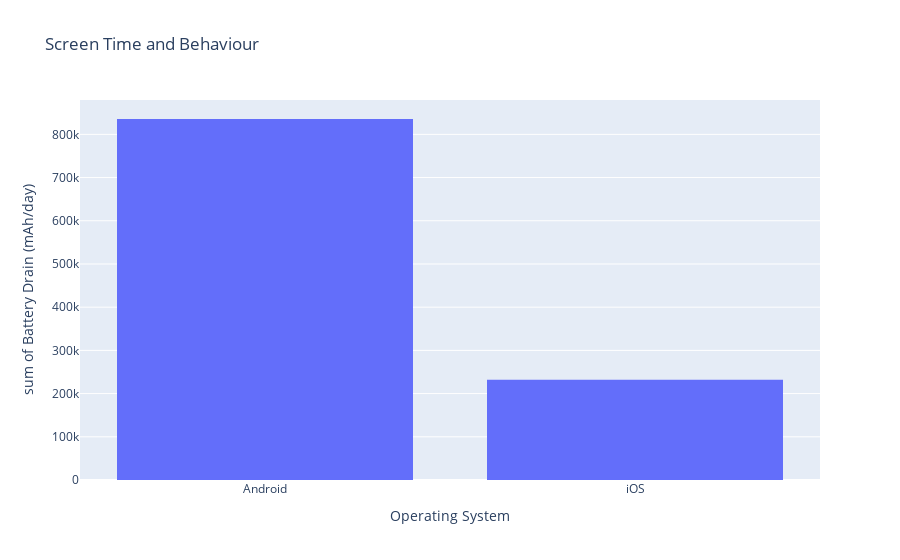

Notebook code cell kept with this figure:
### Code cell
fig = px.histogram(d1, x='Operating System', y='Battery Drain (mAh/day)', title="Screen Time and Behaviour")

fig.show()

### Figure 1 — Plotly figure (JSON) as saved in the notebook; plotly's stock layout.template omitted (floating-point values rounded to 4 significant figures; data arrays with more than 128 entries replaced by an {"elided": "..."} marker saying what was removed)
{"data": [{"alignmentgroup": "True", "bingroup": "x", "histfunc": "sum", "hovertemplate": "Operating System=%{x}<br>sum of Battery Drain (mAh/day)=%{y}<extra></extra>", "legendgroup": "", "marker": {"color": "#636efa", "pattern": {"shape": ""}}, "name": "", "offsetgroup": "", "orientation": "v", "showlegend": false, "type": "histogram", "x": {"elided": "700 str values"}, "xaxis": "x", "y": {"elided": "700 int values"}, "yaxis": "y"}], "layout": {"autosize": true, "barmode": "relative", "legend": {"tracegroupgap": 0}, "title": {"text": "Screen Time and Behaviour"}, "xaxis": {"anchor": "y", "autorange": true, "domain": [0, 1], "range": [-0.5, 1.5], "title": {"text": "Operating System"}, "type": "category"}, "yaxis": {"anchor": "x", "autorange": true, "domain": [0, 1], "range": [0, 879500.0], "title": {"text": "sum of Battery Drain (mAh/day)"}, "type": "linear"}}}
